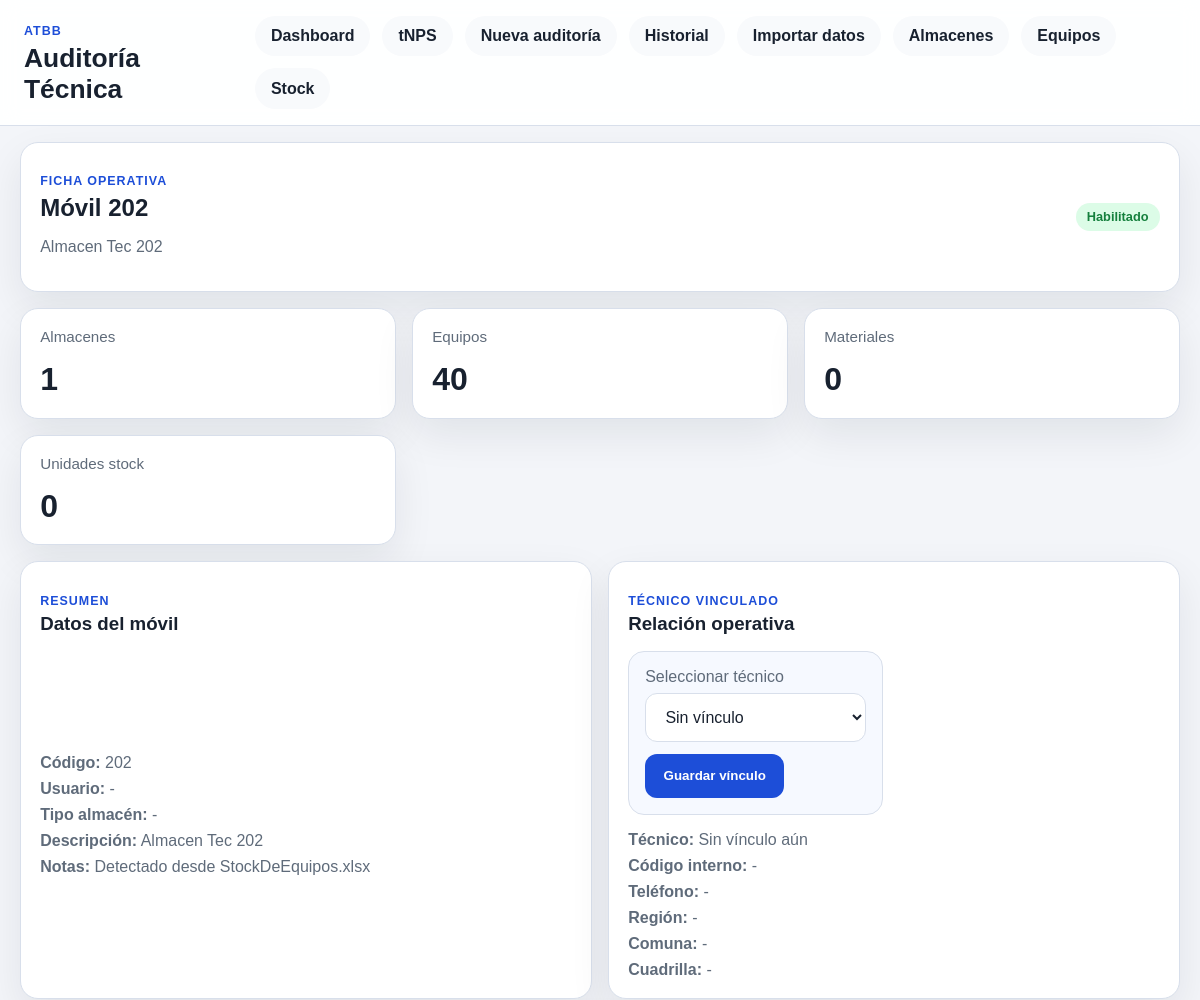
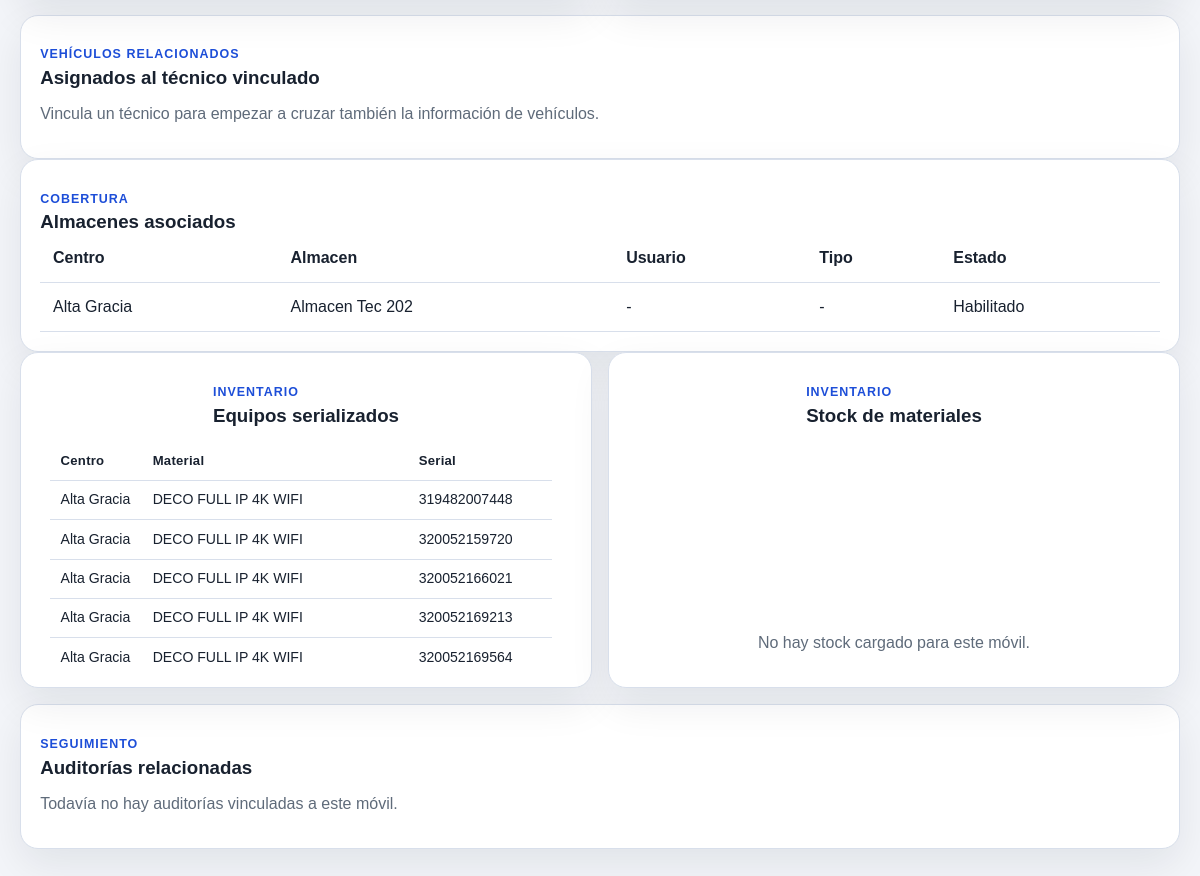
Screenshot of /mobiles/202 with the database file from the repository (2 pictures, top to bottom).
### tables this page shows
CREATE TABLE mobile_units (
            id INTEGER PRIMARY KEY AUTOINCREMENT,
            mobile_code TEXT NOT NULL UNIQUE,
            technician_id INTEGER,
            notes TEXT, user_name TEXT, warehouse_description TEXT, warehouse_type TEXT, is_enabled INTEGER NOT NULL DEFAULT 1,
            FOREIGN KEY (technician_id) REFERENCES technicians (id)
        );

CREATE TABLE storage_locations (
            id INTEGER PRIMARY KEY AUTOINCREMENT,
            mobile_unit_id INTEGER NOT NULL,
            center_name TEXT NOT NULL,
            warehouse_code TEXT NOT NULL,
            warehouse_name TEXT NOT NULL,
            warehouse_type TEXT,
            user_name TEXT,
            is_enabled INTEGER NOT NULL DEFAULT 1,
            UNIQUE(center_name, warehouse_code),
            FOREIGN KEY (mobile_unit_id) REFERENCES mobile_units (id)
        );

CREATE TABLE equipment_inventory (
            id INTEGER PRIMARY KEY AUTOINCREMENT,
            storage_location_id INTEGER,
            mobile_unit_id INTEGER,
            center_name TEXT NOT NULL,
            warehouse_code TEXT NOT NULL,
            warehouse_name TEXT NOT NULL,
            material_code TEXT NOT NULL,
            material_name TEXT NOT NULL,
            serial_number TEXT NOT NULL UNIQUE,
            FOREIGN KEY (storage_location_id) REFERENCES storage_locations (id),
            FOREIGN KEY (mobile_unit_id) REFERENCES mobile_units (id)
        );

### app/routes.py (the view)
@main.route("/mobiles/<mobile_code>")
def mobile_detail(mobile_code):
    mobile = fetch_mobile_unit_detail(mobile_code)
    if not mobile:
        abort(404)
    return render_template(
        "mobile_detail.html",
        mobile=mobile,
        overview=fetch_mobile_overview_stats(mobile_code),
        storage_locations=fetch_mobile_storage_locations(mobile_code),
        equipment_rows=fetch_mobile_equipment(mobile_code),
        stock_rows=fetch_mobile_material_stock(mobile_code),
        related_audits=fetch_mobile_related_audits(mobile_code),
        related_vehicles=fetch_vehicles_by_employee_code(mobile.get("employee_code")),
        technicians=fetch_technicians(),
    )

### app/models.py (called while the page is built, shortened)
def get_db():
    if "db_conn" not in g:
        connection = sqlite3.connect(current_app.config["DATABASE_PATH"])
        connection.row_factory = sqlite3.Row
        g.db_conn = connection
    return g.db_conn

def fetch_technicians():
    rows = get_db().execute(
        """
        SELECT id, name, employee_code, region, phone, commune, team, company_name, supervisor_name, center_name, is_active
        FROM technicians
        ORDER BY name ASC
        """
    ).fetchall()
    return [dict(row) for row in rows]

def fetch_mobile_unit_detail(mobile_code):
    row = get_db().execute(
        """
        SELECT
            mobile_units.id,
            mobile_units.mobile_code,
            mobile_units.user_name,
            mobile_units.warehouse_description,
            mobile_units.warehouse_type,
            mobile_units.is_enabled,
            mobile_units.notes,
            mobile_units.technician_id,
            technicians.name AS technician_name,
            technicians.employee_code,
            technicians.phone,
            technicians.region,
            technicians.commune,
            technicians.team
        FROM mobile_units
        LEFT JOIN technicians ON technicians.id = mobile_units.technician_id
        WHERE mobile_units.mobile_code = ?
        """,
        (mobile_code,),
    ).fetchone()
    return dict(row) if row else None

def fetch_mobile_storage_locations(mobile_code):
    rows = get_db().execute(
        """
        SELECT
            center_name,
            warehouse_code,
            warehouse_name,
            warehouse_type,
            user_name,
            is_enabled
        FROM storage_locations
        WHERE warehouse_code = ?
        ORDER BY center_name ASC, warehouse_name ASC
        """,
        (mobile_code,),
    ).fetchall()
    return [dict(row) for row in rows]

def fetch_mobile_equipment(mobile_code, limit=100):
    rows = get_db().execute(
        """
        SELECT
            center_name,
            warehouse_name,
            material_code,
            material_name,
            serial_number
        FROM equipment_inventory
        WHERE warehouse_code = ?
        ORDER BY material_name ASC, serial_number ASC
        LIMIT ?
        """,
        (mobile_code, limit),
    ).fetchall()
    return [dict(row) for row in rows]

def fetch_vehicles_by_employee_code(employee_code):
    if not employee_code:
        return []

### app/templates/mobile_detail.html (shortened to what this page needs)
{% extends "base.html" %}
{% block content %}
<section class="hero">
    <div>
        <p class="eyebrow">Ficha operativa</p>
        <h2>Móvil {{ mobile["mobile_code"] }}</h2>
        <p class="hero-copy">
            {{ mobile["warehouse_description"] or "Sin descripción cargada" }}
        </p>
    </div>
    <span class="badge {% if mobile['is_enabled'] %}badge-aprobada{% else %}badge-rechazada{% endif %}">
        {% if mobile["is_enabled"] %}Habilitado{% else %}Inhabilitado{% endif %}
    </span>
</section>
<section class="stats-grid">
    <article class="card stat-card">
        <span class="stat-label">Almacenes</span>
        <strong class="stat-value">{{ overview["storage_count"] }}</strong>
    </article>
    <article class="card stat-card">
        <span class="stat-label">Equipos</span>
        <strong class="stat-value">{{ overview["equipment_count"] }}</strong>
    </article>
    <article class="card stat-card">
        <span class="stat-label">Materiales</span>
        <strong class="stat-value">{{ overview["materials_count"] }}</strong>
    </article>
    <article class="card stat-card">
        <span class="stat-label">Unidades stock</span>
        <strong class="stat-value">{{ overview["stock_units_count"]|round(0)|int }}</strong>
    </article>
</section>
<section class="detail-grid">
    <article class="card info-card">
        <div class="section-heading">
            <div>
                <p class="eyebrow">Resumen</p>
                <h3>Datos del móvil</h3>
            </div>
        </div>
        <div class="info-list">
            <p><strong>Código:</strong> {{ mobile["mobile_code"] }}</p>
            <p><strong>Usuario:</strong> {{ mobile["user_name"] or "-" }}</p>
            <p><strong>Tipo almacén:</strong> {{ mobile["warehouse_type"] or "-" }}</p>
            <p><strong>Descripción:</strong> {{ mobile["warehouse_description"] or "-" }}</p>
            <p><strong>Notas:</strong> {{ mobile["notes"] or "-" }}</p>
        </div>
    </article>
    <article class="card info-card">
        <div class="section-heading">
            <div>
                <p class="eyebrow">Técnico vinculado</p>
                <h3>Relación operativa</h3>
            </div>
        </div>
        <form method="post" action="{{ url_for('main.assign_mobile_technician', mobile_code=mobile['mobile_code']) }}" class="link-form">
            <label>
                <span>Seleccionar técnico</span>
                <select name="technician_id">
                    <option value="">Sin vínculo</option>
                </select>
            </label>
            <div class="filter-actions">
                <button class="button button-primary" type="submit">Guardar vínculo</button>
            </div>
        </form>
        <div class="info-list">
            <p><strong>Técnico:</strong> {{ mobile["technician_name"] or "Sin vínculo aún" }}</p>
            <p><strong>Código interno:</strong> {{ mobile["employee_code"] or "-" }}</p>
            <p><strong>Teléfono:</strong> {{ mobile["phone"] or "-" }}</p>
            <p><strong>Región:</strong> {{ mobile["region"] or "-" }}</p>
            <p><strong>Comuna:</strong> {{ mobile["commune"] or "-" }}</p>
            <p><strong>Cuadrilla:</strong> {{ mobile["team"] or "-" }}</p>
        </div>
    </article>
</section>
<section class="card table-card">
    <div class="section-heading">
        <div>
            <p class="eyebrow">Vehículos relacionados</p>
            <h3>Asignados al técnico vinculado</h3>
        </div>
    </div>
    {% if related_vehicles %}
        <div class="table-wrap">
            <table>
                <thead>
                    <tr>
                        <th>Patente</th>
                        <th>Marca</th>
                        <th>Modelo</th>
                        <th>Año</th>
                        <th>Estado</th>
                        <th>Revisión</th>
                        <th>Seguro</th>
                    </tr>
                </thead>
                <tbody>
                    {% for vehicle in related_vehicles %}
                        <tr>
                            <td>{{ vehicle["plate"] }}</td>
                            <td>{{ vehicle["brand"] }}</td>
                            <td>{{ vehicle["model"] }}</td>
                            <td>{{ vehicle["year"] or "-" }}</td>
                            <td>{{ vehicle["status"] }}</td>
                            <td>{{ vehicle["review_date"] or "-" }}</td>
                            <td>{{ vehicle["insurance_expiry"] or "-" }}</td>
                        </tr>
                    {% endfor %}
                </tbody>
            </table>
        </div>
    {% elif mobile["technician_id"] %}
        <p class="empty-state">No hay vehículos asignados al técnico vinculado según la base actual.</p>
    {% else %}
        <p class="empty-state">Vincula un técnico para empezar a cruzar también la información de vehículos.</p>
    {% endif %}
</section>
<section class="card table-card">
    <div class="section-heading">
        <div>
            <p class="eyebrow">Cobertura</p>
            <h3>Almacenes asociados</h3>
        </div>
    </div>
    {% if storage_locations %}
        <div class="table-wrap">
            <table>
                <thead>
                    <tr>
                        <th>Centro</th>
                        <th>Almacen</th>
                        <th>Usuario</th>
                        <th>Tipo</th>
                        <th>Estado</th>
                    </tr>
                </thead>
                <tbody>
                    {% for row in storage_locations %}
                        <tr>
                            <td>{{ row["center_name"] }}</td>
                            <td>{{ row["warehouse_name"] }}</td>
                            <td>{{ row["user_name"] or "-" }}</td>
                            <td>{{ row["warehouse_type"] or "-" }}</td>
                            <td>{% if row["is_enabled"] %}Habilitado{% else %}Inhabilitado{% endif %}</td>
                        </tr>
                    {% endfor %}
                </tbody>
            </table>
        </div>
    {% else %}
        <p class="empty-state">No hay almacenes asociados a este móvil.</p>
    {% endif %}
</section>
<section class="detail-grid mobile-inventory-grid">
    <article class="card table-card">
        <div class="section-heading">
            <div>
                <p class="eyebrow">Inventario</p>
                <h3>Equipos serializados</h3>
            </div>
        </div>
        {% if equipment_rows %}
            <div class="table-wrap compact-table">
                <table class="inventory-table inventory-serialized">
                    <thead>
                        <tr>
                            <th>Centro</th>
                            <th>Material</th>
                            <th>Serial</th>
                        </tr>
                    </thead>
                    <tbody>
                        {% for row in equipment_rows %}
                            <tr>
                                <td>{{ row["center_name"] }}</td>
                                <td>{{ row["material_name"] }}</td>
                                <td>{{ row["serial_number"] }}</td>
                            </tr>
                        {% endfor %}
                    </tbody>
                </table>
            </div>
        {% else %}
            <p class="empty-state">No hay equipos serializados para este móvil.</p>
        {% endif %}
    </article>
    <article class="card table-card">
        <div class="section-heading">
            <div>
                <p class="eyebrow">Inventario</p>
                <h3>Stock de materiales</h3>
            </div>
        </div>
        {% if stock_rows %}
            <div class="table-wrap compact-table">
                <table class="inventory-table inventory-materials">
                    <thead>
                        <tr>
                            <th>Código</th>
                            <th>Material</th>
                            <th>Cantidad</th>
                        </tr>
                    </thead>
                    <tbody>
                        {% for row in stock_rows %}
                            <tr>
                                <td>{{ row["material_code"] or "-" }}</td>
                                <td>{{ row["material_name"] }}</td>
                                <td>{{ row["quantity"]|round(0)|int }}</td>
                            </tr>
                        {% endfor %}
                    </tbody>
                </table>
            </div>
        {% else %}
            <p class="empty-state">No hay stock cargado para este móvil.</p>
        {% endif %}
    </article>
</section>
<section class="card table-card">
    <div class="section-heading">
        <div>
            <p class="eyebrow">Seguimiento</p>
            <h3>Auditorías relacionadas</h3>
        </div>
    </div>
    {% if related_audits %}
        <div class="table-wrap">
            <table>
                <thead>
                    <tr>
                        <th>Fecha</th>
                        <th>Técnico</th>
                        <th>Vehículo</th>
                        <th>Ubicación</th>
                        <th>Resultado</th>
                        <th>Puntaje</th>
                    </tr>
                </thead>
                <tbody>
                    {% for audit in related_audits %}
                        <tr>
                            <td>{{ audit["audit_date"] }}</td>
                            <td>{{ audit["technician_name"] }}</td>
                            <td>{{ audit["vehicle_plate"] }}</td>
                            <td>{{ audit["location"] }}</td>
                            <td>{{ audit["result_status"] }}</td>
                            <td>{{ audit["total_score"] }}</td>
                        </tr>
                    {% endfor %}
                </tbody>
            </table>
        </div>
    {% else %}
        <p class="empty-state">Todavía no hay auditorías vinculadas a este móvil.</p>
    {% endif %}
</section>
{% endblock %}

### rows the page displays
mobile_units: mobile_code "202", warehouse_description "Almacen Tec 202", notes "Detectado desde StockDeEquipos.xlsx"
storage_locations: center_name "Alta Gracia", warehouse_name "Almacen Tec 202", row "-", is_enabled "Habilitado"
equipment_inventory: center_name "Alta Gracia", material_name "DECO FULL IP 4K WIFI", serial_number "319482007448"
equipment_inventory: center_name "Alta Gracia", material_name "DECO FULL IP 4K WIFI", serial_number "320052159720"
equipment_inventory: center_name "Alta Gracia", material_name "DECO FULL IP 4K WIFI", serial_number "320052166021"
equipment_inventory: center_name "Alta Gracia", material_name "DECO FULL IP 4K WIFI", serial_number "320052169213"
equipment_inventory: center_name "Alta Gracia", material_name "DECO FULL IP 4K WIFI", serial_number "320052169564"

### other values shown
{{ overview["storage_count"] }} "1"
{{ overview["equipment_count"] }} "40"
{{ overview["materials_count"] }} "0"
{{ overview["stock_units_count"]|round(0)|int }} "0"
{{ mobile["user_name"] or "-" }} "-"
{{ mobile["warehouse_type"] or "-" }} "-"
{{ mobile["technician_name"] or "Sin vínculo aún" }} "Sin vínculo aún"
{{ mobile["employee_code"] or "-" }} "-"
{{ mobile["phone"] or "-" }} "-"
{{ mobile["region"] or "-" }} "-"
{{ mobile["commune"] or "-" }} "-"
{{ mobile["team"] or "-" }} "-"
